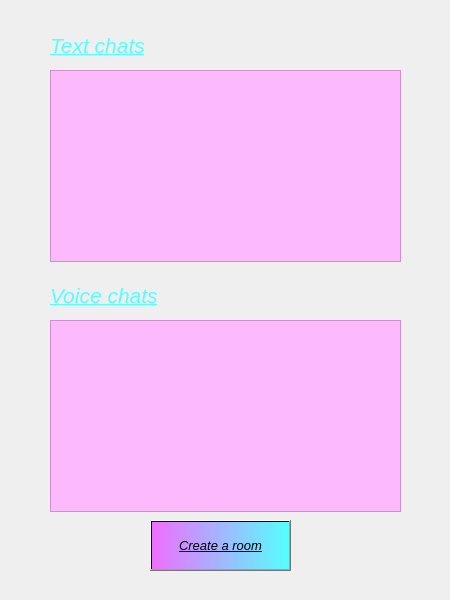
<?xml version="1.0" encoding="UTF-8"?>
<ui version="4.0">
 <class>Selection</class>
 <widget class="QMainWindow" name="Selection">
  <property name="geometry">
   <rect>
    <x>0</x>
    <y>0</y>
    <width>450</width>
    <height>600</height>
   </rect>
  </property>
  <property name="windowTitle">
   <string>MainWindow</string>
  </property>
  <widget class="QWidget" name="centralwidget">
   <widget class="QLabel" name="label">
    <property name="geometry">
     <rect>
      <x>-100</x>
      <y>-180</y>
      <width>640</width>
      <height>897</height>
     </rect>
    </property>
    <property name="text">
     <string/>
    </property>
    <property name="pixmap">
     <pixmap>images/main_bg.jpg</pixmap>
    </property>
   </widget>
   <widget class="QLabel" name="text_chats_label">
    <property name="geometry">
     <rect>
      <x>50</x>
      <y>20</y>
      <width>231</width>
      <height>51</height>
     </rect>
    </property>
    <property name="font">
     <font>
      <pointsize>16</pointsize>
      <italic>true</italic>
      <underline>true</underline>
     </font>
    </property>
    <property name="styleSheet">
     <string notr="true">color: rgb(85, 255, 255);</string>
    </property>
    <property name="text">
     <string>Text chats</string>
    </property>
   </widget>
   <widget class="QListWidget" name="text_chats">
    <property name="geometry">
     <rect>
      <x>50</x>
      <y>70</y>
      <width>351</width>
      <height>192</height>
     </rect>
    </property>
    <property name="styleSheet">
     <string notr="true">background-color: rgba(255, 170, 255, 200);</string>
    </property>
   </widget>
   <widget class="QListWidget" name="voice_chats">
    <property name="geometry">
     <rect>
      <x>50</x>
      <y>320</y>
      <width>351</width>
      <height>192</height>
     </rect>
    </property>
    <property name="styleSheet">
     <string notr="true">background-color: rgba(255, 170, 255, 200);</string>
    </property>
   </widget>
   <widget class="QLabel" name="voice_chats_label">
    <property name="geometry">
     <rect>
      <x>50</x>
      <y>270</y>
      <width>231</width>
      <height>51</height>
     </rect>
    </property>
    <property name="font">
     <font>
      <pointsize>16</pointsize>
      <italic>true</italic>
      <underline>true</underline>
     </font>
    </property>
    <property name="styleSheet">
     <string notr="true">color: rgb(85, 255, 255);</string>
    </property>
    <property name="text">
     <string>Voice chats</string>
    </property>
   </widget>
   <widget class="QPushButton" name="create_chat_btn">
    <property name="geometry">
     <rect>
      <x>150</x>
      <y>520</y>
      <width>141</width>
      <height>51</height>
     </rect>
    </property>
    <property name="font">
     <font>
      <pointsize>10</pointsize>
      <italic>true</italic>
      <underline>true</underline>
     </font>
    </property>
    <property name="styleSheet">
     <string notr="true">background-color: qlineargradient(spread:pad, x1:0, y1:0, x2:1, y2:0, stop:0 rgb(239, 110, 254), stop:1 rgb(85, 255, 255));</string>
    </property>
    <property name="text">
     <string>Create a room</string>
    </property>
    <property name="checkable">
     <bool>false</bool>
    </property>
    <property name="default">
     <bool>false</bool>
    </property>
   </widget>
  </widget>
 </widget>
 <resources/>
 <connections/>
</ui>
